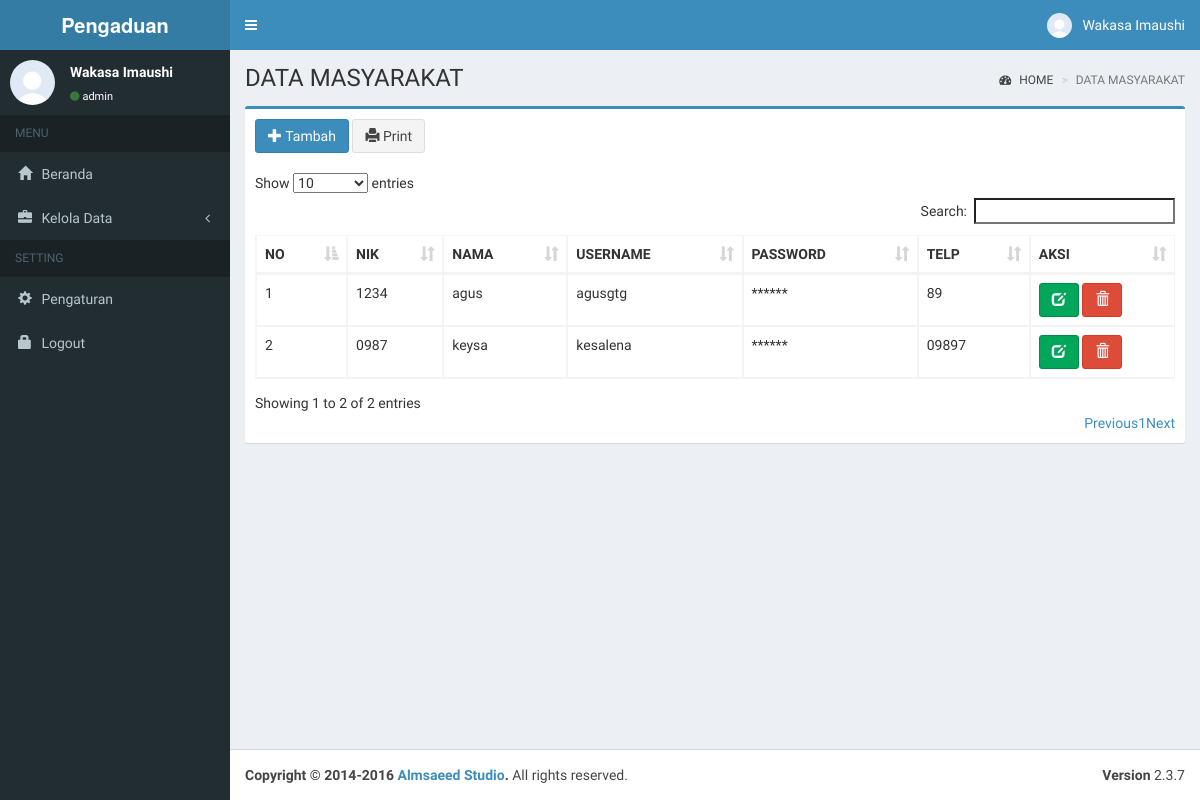
The page /index.php?page=data_masyarakat (signed in) on the database as committed earlier.
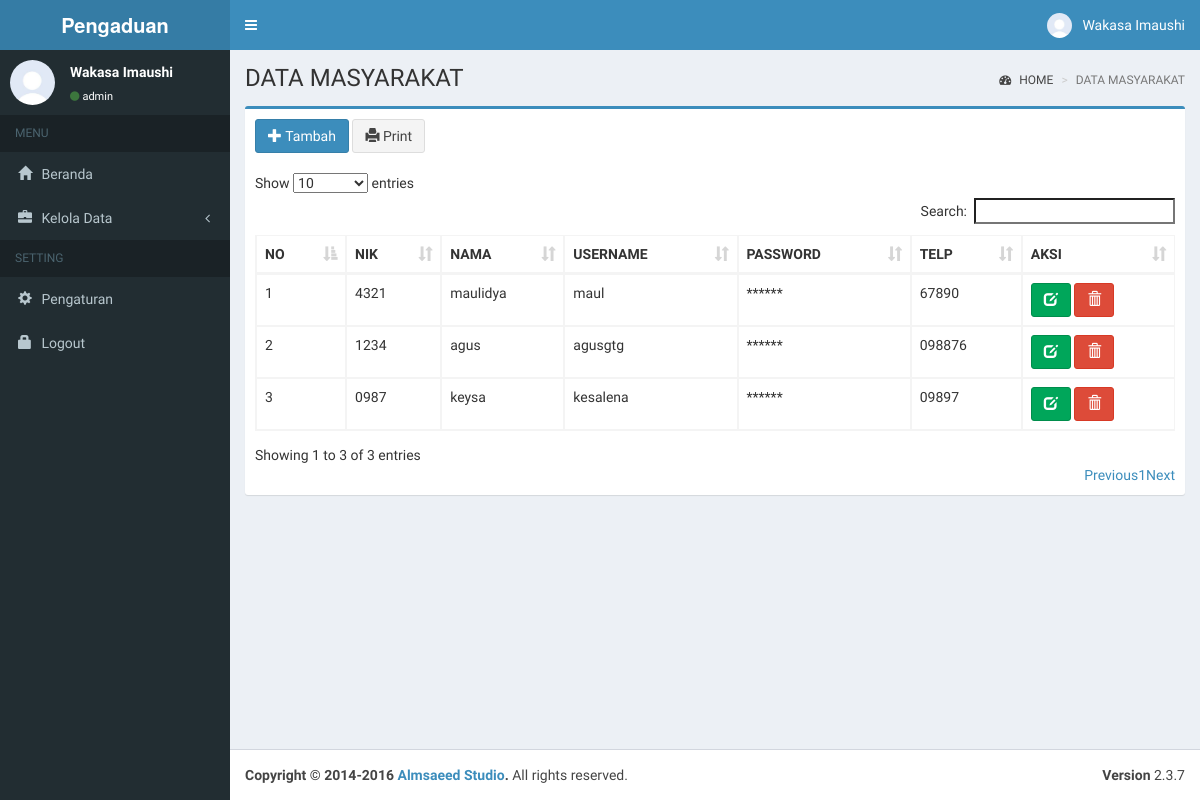
The same page on the database as committed later.
### tables this page shows
CREATE TABLE `masyarakat` (
  `nik` char(16) NOT NULL,
  `nama` varchar(50) NOT NULL,
  `username` varchar(50) NOT NULL,
  `password` varchar(30) NOT NULL,
  `no_telp` varchar(15) NOT NULL,
  `level` varchar(10) NOT NULL DEFAULT 'masyarakat',
  `email` varchar(100) NOT NULL
);

### pages/masyarakat/data_masyarakat.php (the view, shortened to what this page needs)
<div class="content-wrapper">
    <section class="content-header">
      <h1>
      DATA MASYARAKAT
      </h1>
      <ol class="breadcrumb">
        <li><a href="index.php"><i class="fa fa-dashboard"></i> HOME</a></li>
        <li class="active">DATA MASYARAKAT</li>
      </ol>
    </section>
    <section class="content">
      <div class="row">
        <div class="col-xs-12">
      <div class="box box-primary">
        <div class="box-header">
          <a href="index.php?page=tambah_masyarakat" class="btn btn-primary" role="button" title="Tambah Data"><i class="glyphicon glyphicon-plus"></i> Tambah</a>
          <button class="btn btn-default" onclick="printData()" title="Print Data"><i class="glyphicon glyphicon-print"></i> Print</button>
          </div>
            <div class="box-body table-responsive">
              <table id="masyarakat" class="table table-bordered table-hover">
                <thead>
                <tr>
                  <th>NO</th>
                  <th>NIK</th>
                  <th>NAMA</th>
                  <th>USERNAME</th>
                  <th>PASSWORD</th>
                  <th>TELP</th>
                  <th>AKSI</th>
                </tr>
                </thead>
                <tbody>
                <?php
                include "conf/conn.php";
                $no=0;
                $query=mysqli_query($koneksi,"SELECT * FROM masyarakat ORDER BY nik DESC") or die (mysqli_error($koneksi));
                while ($row=mysqli_fetch_array($query))
                {
                ?>
                <tr>
                  <td><?php echo $no=$no+1;?></td>
                  <td><?php echo $row['nik'];?></td>
                  <td><?php echo $row['nama'];?></td>
                  <td><?php echo $row['username'];?></td>
                  <td>******</td>
                  <td><?php echo $row['no_telp'];?></td>
                  <td>
                    <a href="index.php?page=ubah_masyarakat&nik=<?=$row['nik'];?>" class="btn btn-success" role="button" title="Ubah Data"><i class="glyphicon glyphicon-edit"></i></a>
                    <a href="pages/masyarakat/hapus_masyarakat.php?nik=<?=$row['nik'];?>" onclick="return confirm('Yakin mau hapus data <?php echo $row['nama']?>?')" class="btn btn-danger" role="button" title="Hapus Data"><i class="glyphicon glyphicon-trash"></i></a>
                  </td>
                <?php } ?>
                </tbody>
              </table>
            </div>
          </div>
        </div>
      </div>
    </section>
  </div>

Rows that differ between the two databases and show on the page:
added masyarakat: nik "4321", nama "maulidya", username "maul", no_telp "67890"
changed masyarakat "agus": no "1" → "2"; no_telp "89" → "098876"
changed masyarakat "keysa": no "2" → "3"
Other text that changed with them:
text written by a page script: "Show entries Search: Showing 1 to 2 of 2 entries Previous 1 Next" → "Show entries Search: Showing 1 to 3 of 3 entries Previous 1 Next"
